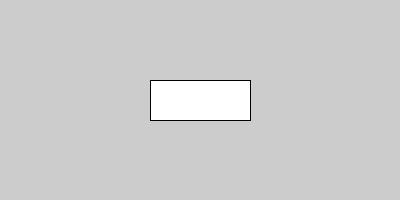
Frame 1 (no input)
Frame 60 (the mouse pressed at the canvas centre just before this capture): identical to frame 1, image omitted
Frame 120 (the mouse held since frame 60 and released just before this capture): identical to frame 1, image omitted

The Processing sketch that drew this single still picture (run headless with seeded random() and noise(); from frame 60 on, the mouse is pressed at the canvas centre):

// Processing sketch: Lab_05_Button
// ── Lab_05_Button.pde
int x = width / 2;
int y = height / 2;
void setup(){
 size(400, 200);
 frameRate(30);
}
void draw(){
  rect(width / 2 - 50, height / 2 - 20, 100, 40);
  if(mousePressed){
    if(mouseButton == LEFT){
      if(mouseX >= width / 2 - 50 && mouseX <= width / 2 + 50 &&
      mouseY >= height / 2 - 20 && mouseY <= height / 2 + 20){
        fill(50);
      }
      else{
        fill(255);
      }
    }
  }
}
